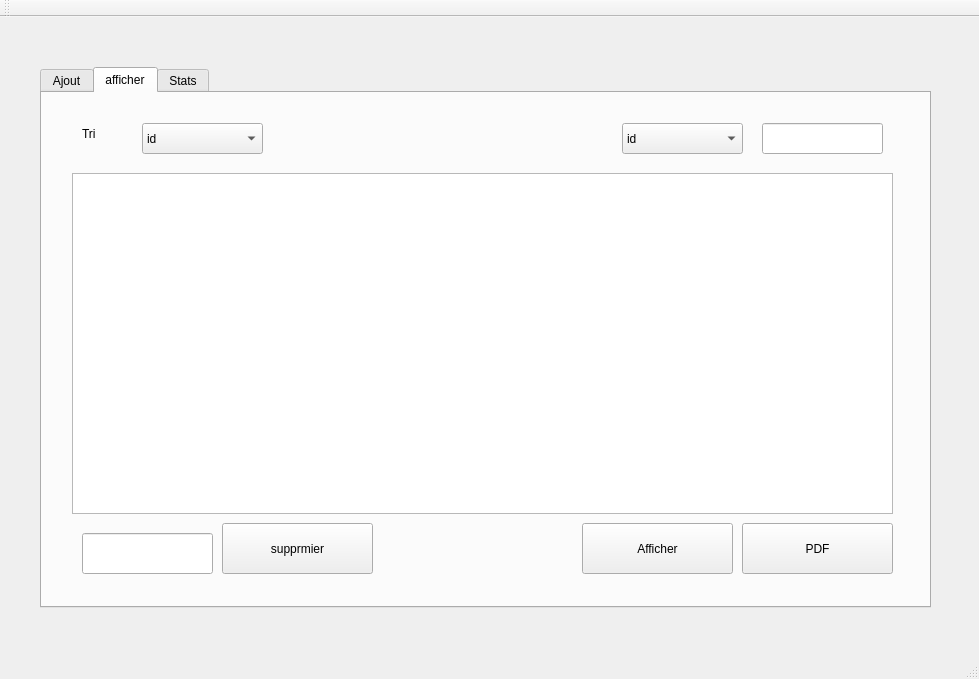
<?xml version="1.0" encoding="UTF-8"?>
<ui version="4.0">
 <class>produitw</class>
 <widget class="QMainWindow" name="produitw">
  <property name="geometry">
   <rect>
    <x>0</x>
    <y>0</y>
    <width>979</width>
    <height>679</height>
   </rect>
  </property>
  <property name="windowTitle">
   <string>Gestion des Clients</string>
  </property>
  <widget class="QWidget" name="centralWidget">
   <widget class="QTabWidget" name="tabWidget">
    <property name="geometry">
     <rect>
      <x>40</x>
      <y>50</y>
      <width>891</width>
      <height>541</height>
     </rect>
    </property>
    <property name="currentIndex">
     <number>1</number>
    </property>
    <widget class="QWidget" name="tab">
     <attribute name="title">
      <string>Ajout</string>
     </attribute>
     <widget class="QGroupBox" name="groupBox">
      <property name="geometry">
       <rect>
        <x>30</x>
        <y>20</y>
        <width>311</width>
        <height>431</height>
       </rect>
      </property>
      <property name="title">
       <string>Ajouter Client</string>
      </property>
      <widget class="QLabel" name="label">
       <property name="geometry">
        <rect>
         <x>10</x>
         <y>40</y>
         <width>47</width>
         <height>13</height>
        </rect>
       </property>
       <property name="text">
        <string>Id</string>
       </property>
      </widget>
      <widget class="QLabel" name="label_2">
       <property name="geometry">
        <rect>
         <x>10</x>
         <y>80</y>
         <width>47</width>
         <height>13</height>
        </rect>
       </property>
       <property name="text">
        <string>Nom</string>
       </property>
      </widget>
      <widget class="QLabel" name="label_3">
       <property name="geometry">
        <rect>
         <x>10</x>
         <y>120</y>
         <width>71</width>
         <height>31</height>
        </rect>
       </property>
       <property name="text">
        <string>Date</string>
       </property>
      </widget>
      <widget class="QLineEdit" name="id">
       <property name="geometry">
        <rect>
         <x>140</x>
         <y>40</y>
         <width>113</width>
         <height>20</height>
        </rect>
       </property>
      </widget>
      <widget class="QLineEdit" name="nom">
       <property name="geometry">
        <rect>
         <x>140</x>
         <y>80</y>
         <width>113</width>
         <height>21</height>
        </rect>
       </property>
      </widget>
      <widget class="QLineEdit" name="prix1">
       <property name="geometry">
        <rect>
         <x>140</x>
         <y>170</y>
         <width>113</width>
         <height>20</height>
        </rect>
       </property>
      </widget>
      <widget class="QLabel" name="label_4">
       <property name="geometry">
        <rect>
         <x>10</x>
         <y>160</y>
         <width>71</width>
         <height>31</height>
        </rect>
       </property>
       <property name="text">
        <string>Prix</string>
       </property>
      </widget>
      <widget class="QLabel" name="label_5">
       <property name="geometry">
        <rect>
         <x>10</x>
         <y>200</y>
         <width>71</width>
         <height>41</height>
        </rect>
       </property>
       <property name="text">
        <string>Type</string>
       </property>
      </widget>
      <widget class="QDateEdit" name="date">
       <property name="geometry">
        <rect>
         <x>140</x>
         <y>130</y>
         <width>110</width>
         <height>22</height>
        </rect>
       </property>
      </widget>
      <widget class="QComboBox" name="type1">
       <property name="geometry">
        <rect>
         <x>140</x>
         <y>210</y>
         <width>111</width>
         <height>31</height>
        </rect>
       </property>
       <item>
        <property name="text">
         <string>pharmacy</string>
        </property>
       </item>
       <item>
        <property name="text">
         <string>parapharmacy</string>
        </property>
       </item>
      </widget>
      <widget class="QPushButton" name="ajout">
       <property name="geometry">
        <rect>
         <x>20</x>
         <y>380</y>
         <width>101</width>
         <height>51</height>
        </rect>
       </property>
       <property name="text">
        <string>Ajout</string>
       </property>
      </widget>
      <widget class="QLabel" name="label_6">
       <property name="geometry">
        <rect>
         <x>10</x>
         <y>250</y>
         <width>81</width>
         <height>41</height>
        </rect>
       </property>
       <property name="text">
        <string>QUANTITE</string>
       </property>
      </widget>
      <widget class="QLineEdit" name="quantite">
       <property name="geometry">
        <rect>
         <x>140</x>
         <y>250</y>
         <width>111</width>
         <height>31</height>
        </rect>
       </property>
      </widget>
      <widget class="QPushButton" name="modifier">
       <property name="geometry">
        <rect>
         <x>180</x>
         <y>380</y>
         <width>101</width>
         <height>51</height>
        </rect>
       </property>
       <property name="text">
        <string>Modifier</string>
       </property>
      </widget>
      <widget class="QLineEdit" name="temp1">
       <property name="geometry">
        <rect>
         <x>140</x>
         <y>300</y>
         <width>111</width>
         <height>31</height>
        </rect>
       </property>
      </widget>
      <widget class="QLineEdit" name="humid1">
       <property name="geometry">
        <rect>
         <x>140</x>
         <y>340</y>
         <width>111</width>
         <height>31</height>
        </rect>
       </property>
      </widget>
      <widget class="QLabel" name="label_8">
       <property name="geometry">
        <rect>
         <x>10</x>
         <y>290</y>
         <width>81</width>
         <height>41</height>
        </rect>
       </property>
       <property name="text">
        <string>temp ideale</string>
       </property>
      </widget>
      <widget class="QLabel" name="label_9">
       <property name="geometry">
        <rect>
         <x>10</x>
         <y>340</y>
         <width>81</width>
         <height>41</height>
        </rect>
       </property>
       <property name="text">
        <string>humid ideale</string>
       </property>
      </widget>
     </widget>
     <widget class="QGroupBox" name="groupBox_2">
      <property name="geometry">
       <rect>
        <x>360</x>
        <y>30</y>
        <width>461</width>
        <height>321</height>
       </rect>
      </property>
      <property name="title">
       <string>notif</string>
      </property>
      <widget class="QPushButton" name="notif">
       <property name="geometry">
        <rect>
         <x>150</x>
         <y>150</y>
         <width>161</width>
         <height>51</height>
        </rect>
       </property>
       <property name="text">
        <string>Notif</string>
       </property>
      </widget>
      <widget class="QLineEdit" name="lineEdit">
       <property name="geometry">
        <rect>
         <x>110</x>
         <y>70</y>
         <width>251</width>
         <height>61</height>
        </rect>
       </property>
      </widget>
     </widget>
     <widget class="QPushButton" name="Historique">
      <property name="geometry">
       <rect>
        <x>500</x>
        <y>380</y>
        <width>161</width>
        <height>51</height>
       </rect>
      </property>
      <property name="text">
       <string>Historique</string>
      </property>
     </widget>
    </widget>
    <widget class="QWidget" name="tab_2">
     <attribute name="title">
      <string>afficher</string>
     </attribute>
     <widget class="QTableView" name="tableView">
      <property name="geometry">
       <rect>
        <x>30</x>
        <y>80</y>
        <width>821</width>
        <height>341</height>
       </rect>
      </property>
     </widget>
     <widget class="QPushButton" name="aff">
      <property name="geometry">
       <rect>
        <x>540</x>
        <y>430</y>
        <width>151</width>
        <height>51</height>
       </rect>
      </property>
      <property name="text">
       <string>Afficher</string>
      </property>
     </widget>
     <widget class="QLabel" name="label_7">
      <property name="geometry">
       <rect>
        <x>40</x>
        <y>25</y>
        <width>56</width>
        <height>31</height>
       </rect>
      </property>
      <property name="text">
       <string>Tri</string>
      </property>
     </widget>
     <widget class="QComboBox" name="comboBox_2">
      <property name="geometry">
       <rect>
        <x>100</x>
        <y>30</y>
        <width>121</width>
        <height>31</height>
       </rect>
      </property>
      <item>
       <property name="text">
        <string>id</string>
       </property>
      </item>
      <item>
       <property name="text">
        <string>prix</string>
       </property>
      </item>
      <item>
       <property name="text">
        <string>nom</string>
       </property>
      </item>
      <item>
       <property name="text">
        <string>date</string>
       </property>
      </item>
     </widget>
     <widget class="QComboBox" name="comboBox_3">
      <property name="geometry">
       <rect>
        <x>580</x>
        <y>30</y>
        <width>121</width>
        <height>31</height>
       </rect>
      </property>
      <item>
       <property name="text">
        <string>id</string>
       </property>
      </item>
      <item>
       <property name="text">
        <string>prix</string>
       </property>
      </item>
      <item>
       <property name="text">
        <string>nom</string>
       </property>
      </item>
      <item>
       <property name="text">
        <string>date</string>
       </property>
      </item>
     </widget>
     <widget class="QLineEdit" name="rech">
      <property name="geometry">
       <rect>
        <x>720</x>
        <y>30</y>
        <width>121</width>
        <height>31</height>
       </rect>
      </property>
     </widget>
     <widget class="QPushButton" name="PDF">
      <property name="geometry">
       <rect>
        <x>700</x>
        <y>430</y>
        <width>151</width>
        <height>51</height>
       </rect>
      </property>
      <property name="text">
       <string>PDF</string>
      </property>
     </widget>
     <widget class="QLineEdit" name="rech_2">
      <property name="geometry">
       <rect>
        <x>40</x>
        <y>440</y>
        <width>131</width>
        <height>41</height>
       </rect>
      </property>
     </widget>
     <widget class="QPushButton" name="supprmier">
      <property name="geometry">
       <rect>
        <x>180</x>
        <y>430</y>
        <width>151</width>
        <height>51</height>
       </rect>
      </property>
      <property name="text">
       <string>supprmier</string>
      </property>
     </widget>
    </widget>
    <widget class="QWidget" name="tab_3">
     <attribute name="title">
      <string>Stats</string>
     </attribute>
     <widget class="QPushButton" name="stats">
      <property name="geometry">
       <rect>
        <x>40</x>
        <y>50</y>
        <width>131</width>
        <height>51</height>
       </rect>
      </property>
      <property name="text">
       <string>Stats</string>
      </property>
     </widget>
     <widget class="QWidget" name="verticalLayoutWidget">
      <property name="geometry">
       <rect>
        <x>210</x>
        <y>40</y>
        <width>621</width>
        <height>381</height>
       </rect>
      </property>
      <layout class="QVBoxLayout" name="stats_3"/>
     </widget>
     <widget class="QComboBox" name="comboBox">
      <property name="geometry">
       <rect>
        <x>40</x>
        <y>110</y>
        <width>131</width>
        <height>41</height>
       </rect>
      </property>
      <item>
       <property name="text">
        <string>prix</string>
       </property>
      </item>
      <item>
       <property name="text">
        <string>type</string>
       </property>
      </item>
     </widget>
     <widget class="QPushButton" name="TEMPETHUMID">
      <property name="geometry">
       <rect>
        <x>50</x>
        <y>230</y>
        <width>111</width>
        <height>51</height>
       </rect>
      </property>
      <property name="text">
       <string>TEMP ET HUMID</string>
      </property>
     </widget>
     <widget class="QTextEdit" name="textEditTemp">
      <property name="geometry">
       <rect>
        <x>40</x>
        <y>310</y>
        <width>131</width>
        <height>61</height>
       </rect>
      </property>
     </widget>
     <widget class="QTextEdit" name="textEditHumid">
      <property name="geometry">
       <rect>
        <x>40</x>
        <y>390</y>
        <width>131</width>
        <height>61</height>
       </rect>
      </property>
     </widget>
    </widget>
   </widget>
  </widget>
  <widget class="QMenuBar" name="menuBar">
   <property name="geometry">
    <rect>
     <x>0</x>
     <y>0</y>
     <width>979</width>
     <height>25</height>
    </rect>
   </property>
  </widget>
  <widget class="QToolBar" name="mainToolBar">
   <attribute name="toolBarArea">
    <enum>TopToolBarArea</enum>
   </attribute>
   <attribute name="toolBarBreak">
    <bool>false</bool>
   </attribute>
  </widget>
  <widget class="QStatusBar" name="statusBar"/>
 </widget>
 <layoutdefault spacing="6" margin="11"/>
 <resources/>
 <connections/>
</ui>
